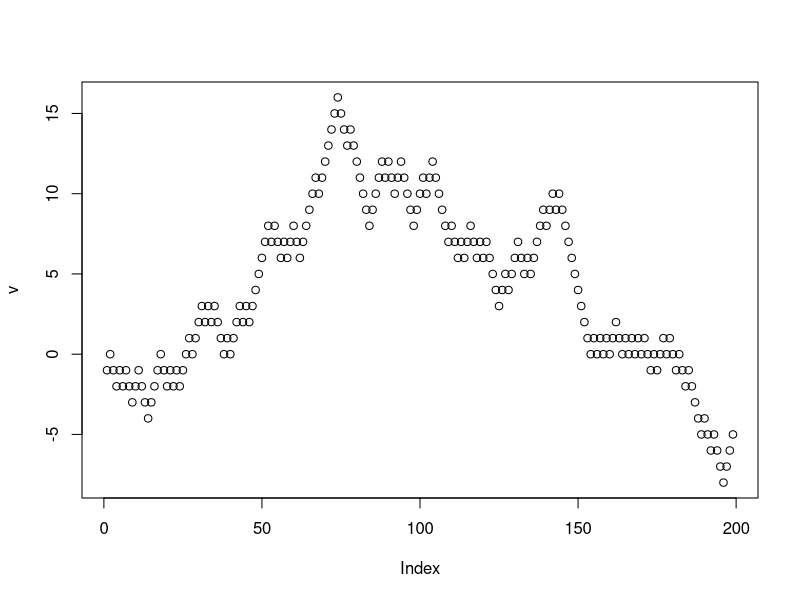
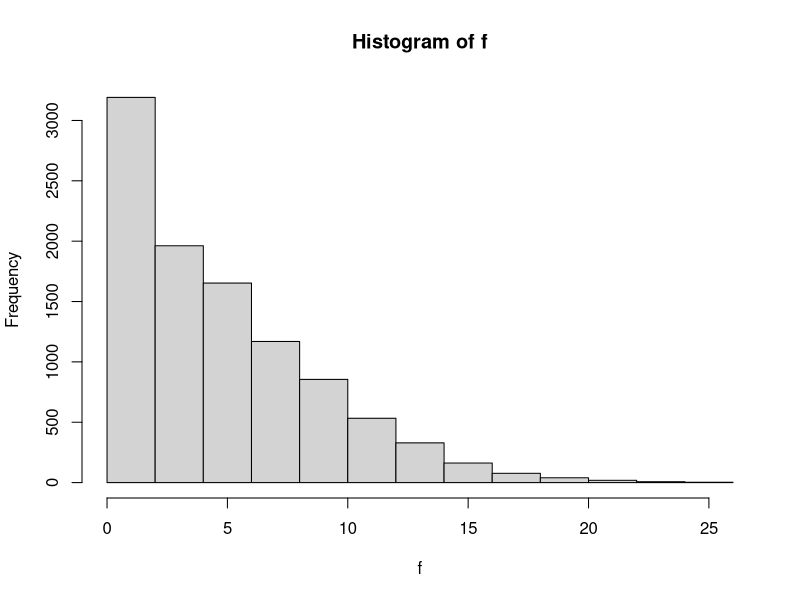

Reproduce these figures in R, in order. (Note: this script raises an error after producing the figures.)

# Q1 - a probabilidade de haver r mudanças de sinal em 2n+1 unidades de tempo;
q1 = function(n,r){
     resp = choose(2*n+1 , n+r+1)/(2^(2*n))
     # sendo choose uma funcao matematica relaconada
     # as funcoes beta e gamma; 
     cat(resp)
}
q1(1,1)

# Q2 - prob do ponto máx de um PA de tamanho n ser r
q2 = function(n,r){
     if(n < r){stop("n deve ser maior ou igual a r")}
     if((n+r)%%2 == 0){
     resp = choose(n, (n+r)/2)/(2^n)
     }else{
     resp = choose(n, (n+r+1)/2)/(2^n)
     }
     cat(resp)
}
q2(2,0)

# Q3 - 10000 replicacoes de um PA de 199 passos;
#      guardar: A) n de troca de sinais
#               B) o max atingido por cada passeio
#               C) n de lados acima do eixo

q3 = function(n,r){
     f  = c(NULL)
     c  = c(NULL)
     b  = c(NULL)
     for(i in 1:r){     
     # rodando os 1000 passeios
         a  = 0         
         # zerando para a contagem do proximo Passeio
         d  = 0         
         # zerando para a contagem do proximo Passeio
         v  = c(NULL)
         Sn = 0 
     for(j in 1:n){    
     # rodando Passeio de 199 passos
         m = runif(1)          
         # criando o passeio
         if(m < 0.5){Sn = Sn + 1}else{Sn = Sn - 1}
            v[j] = Sn
         if(j > 2){                                                           
         # um Passeio so pode mudar de sinal depois do 2 momento;
            if(v[j - 2] > 0 & v[j] < 0 || v[j - 2] < 0 & v[j] > 0){a = a + 1} 
            # contando o numero de troca de sinal de cada passeio;  
         }
         if(Sn > 0){d = d + 1}     
         # contando o numero de lados acima do eixo x de cada passeio
     }                                
       f[i] = a                 
       # armazenando o numero de troca de sinal de cada passeio         
       b[i] = max(v)            
       # armazenando o maior valor de cada passeio 
       c[i] = d                 
       # armazenando o numero de lados acima do eixo x   
     }
     cat("\nNumero de troca de sinais de cada Passeio:",f)
     cat("\n")
     cat("\nO maior valor de cada Passeio:",b)
     cat("\n")
     cat("\nO numero de lados de acima do eixo x de cada passeio:",c)
     plot(v)
}

q3(199,3)

# A
q3a = function(n,r){
  f  = c(NULL)
  c  = c(NULL)
  b  = c(NULL)
  for(i in 1:r){    
    # rodando os 1000 passeios
    a = 0           
    # zerando para a contagem do proximo Passeio
    d = 0           
    # zerando para a contagem do proximo Passeio
    v = c(NULL)     
    # limpando o vetor v para armazenar o proximo Passeio
    Sn = 0          
    # zerando para a contagem do Sn do proximo Passeio
    for(j in 1:n){          
    # rodando Passeio de 199 passos
      m = runif(1)          
      # criando o passeio
      if(m < 0.5){Sn = Sn + 1}else{Sn = Sn - 1}
      v[j] = Sn
      if(j > 2){                                                           
      # um Passeio so pode mudar de sinal depois do 2 momento;
        if(v[j - 2] > 0 & v[j] < 0 || v[j - 2] < 0 & v[j] > 0){a = a + 1}  
        # contando o numero de troca de sinal de cada passeio;  
      }
      if(Sn > 0){d = d + 1}     
      # contando o numero de lados acima do eixo x de cada passeio
    }                                
    f[i] = a                    
    # armazenando o numero de troca de sinal de cada passeio         
    b[i] = max(v)               
    # armazenando o maior valor de cada passeio 
    c[i] = d                    
    # armazenando o n?mero de lados acima do eixo x   
  }
  cat("\nNumero de troca de sinais de cada Passeio:",f)
  cat("\n")
  cat("\nO maior valor de cada Passeio:",b)
  cat("\n")
  cat("\nO numero de lados de acima do eixo x de cada passeio:",c)
  hist(f)
}

q3a(199,10000)

# B

v1 = c(q1(199,1),q1(199,2),q1(199,3),q1(199,4),q1(199,5),
      q1(199,10),q1(199,20),q1(199,30),q1(199,40))
v2 = 
  
table(v1,v2)  
  
# C
q3c = function(n,r){
  f  = c(NULL)
  c  = c(NULL)
  b  = c(NULL)
  for(i in 1:r){    
  # rodando os 1000 passeios
    a = 0           
    # zerando para a contagem do proximo Passeio
    d = 0           
    # zerando para a contagem do proximo Passeio
    v = c(NULL)     
    # limpando o vetor v para armazenar o proximo Passeio
    Sn = 0          
    # zerando para a contagem do Sn do proximo Passeio
    for(j in 1:n){          
    # rodando Passeio de 199 passos
      m = runif(1)          
      # criando o passeio
      if(m < 0.5){Sn = Sn + 1}else{Sn = Sn - 1}
      v[j] = Sn
      if(j > 2){                                                           
      # um Passeio so pode mudar de sinal depois do 2 momento;
        if(v[j - 2] > 0 & v[j] < 0 || v[j - 2] < 0 & v[j] > 0){a = a + 1}  
        # contando o numero de troca de sinal de cada passeio;  
      }
      if(Sn > 0){d = d + 1}     
      # contando o numero de lados acima do eixo x de cada passeio
    }                                
    f[i] = a                    
    # armazenando o numero de troca de sinal de cada passeio         
    b[i] = max(v)               
    # armazenando o maior valor de cada passeio 
    c[i] = d                    
    # armazenando o n?mero de lados acima do eixo x   
  }
  cat("\nNumero de troca de sinais de cada Passeio:",f)
  cat("\n")
  cat("\nO maior valor de cada Passeio:",b)
  cat("\n")
  cat("\nO numero de lados de acima do eixo x de cada passeio:",c)
  hist(b)
}
q3c(199,1000)
  
# D 
w1 = c(q2(199,1),q2(199,2),q2(199,3),q2(199,4),q2(199,5),
       q2(199,10),q2(199,15),q2(199,20),q2(199,50),q2(199,100))

w2 = c()

# E 
q3e = function(n,r){
  f  = c(NULL)
  c  = c(NULL)
  b  = c(NULL)
  for(i in 1:r){    
  # rodando os 1000 passeios
    a = 0           
    # zerando para a contagem do proximo Passeio
    d = 0           
    # zerando para a contagem do proximo Passeio
    v = c(NULL)     
    # limpando o vetor v para armazenar o proximo Passeio
    Sn = 0          
    # zerando para a contagem do Sn do proximo Passeio
    for(j in 1:n){          
    # rodando Passeio de 199 passos
      m = runif(1)          
      # criando o passeio
      if(m < 0.5){Sn = Sn + 1}else{Sn = Sn - 1}
      v[j] = Sn
      if(j > 2){                                                           
      # um Passeio so pode mudar de sinal depois do 2 momento;
        if(v[j - 2] > 0 & v[j] < 0 || v[j - 2] < 0 & v[j] > 0){a = a + 1}  
        # contando o numero de troca de sinal de cada passeio;  
      }
      if(Sn > 0){d = d + 1}     
      # contando o numero de lados acima do eixo x de cada passeio
    }                                
    f[i] = a                    
    # armazenando o numero de troca de sinal de cada passeio         
    b[i] = max(v)               
    # armazenando o maior valor de cada passeio 
    c[i] = d                    
    # armazenando o numero de lados acima do eixo x   
  }
  cat("\nNumero de troca de sinais de cada Passeio:",f)
  cat("\n")
  cat("\nO maior valor de cada Passeio:",b)
  cat("\n")
  cat("\nO numero de lados de acima do eixo x de cada passeio:",c)
  hist(c)
}
q3e(199,1000)

# 4 - funcao  q constroi um P.A. em Z2, com n passos.
#     A fucao de ve retornar um grafico e o estado final; 

Q4 = function(n){
     x = 0
     y = 0
     v = c(NULL)
     z = c(NULL)
     v[1] = 0
     z[1] = 0
     for(i in 2:n){                       
     # começa com 2. pois o primeiro momento já esta em (0,0)
         m = runif(1)
         if(m<0.5){                       
         # se m < 0.5, se move na horizontal
            m=runif(1)                     
            if(m<0.5){x=x+1}else{x=x-1}   
            # se m < 0.5, se move para direita, senão, para a esquerda 
            v[i] = x
            if(i == 1){z[i] = 0}else      
            # a coordenada vertical se mantém
                      {z[i] = z[i-1]}
            }else{                        
            # se m > 0.5, se move na vertical 
            m=runif(1)  
            if(m<0.5){y=y+1}else{y=y-1}   
            # se m < 0.5, se move para cima, senão, para baixo
            z[i] = y
            if(i == 1){v[i] = 0}else      
            # a coordenada horizontal se mantém
                      {v[i] = v[i-1]}
     }}
     plot(v,z, type = "l")                
     # plotando o gráfico em linhas
}

Q4(1000)

# 5 - funcao que controi n replicacoes de um P.A. de n passos em Z2;
#     retorna um hisograma com a distancia de Sn a origem

Q5 = function(n,r){
     x  = 0
     y  = 0
     v  = c(NULL)
     z  = c(NULL)
     Sn = c(NULL)
     v[1]  = 0                      
     # similar ao passeio anterior
     z[1]  = 0
     for(j in 1:r){
     for(i in 2:n){
         m = runif(1)
         if(m<0.5){
         m=runif(1)
         if(m<0.5){x=x+1}else{x=x-1}
         v[i] = x
         if(i == 1){z[i] = 0}else
                   {z[i] = z[i-1]}
         }else{
         m=runif(1)  
         if(m<0.5){y=y+1}else{y=y-1} 
         z[i] = y
         if(i == 1){v[i] = 0}else
                   {v[i] = v[i-1]}
      }}
     Sn[j] = sqrt((v[n])^2) + sqrt((z[n])^2)   
     }
     hist(Sn)
}
Q5(1000,100)

# 6 - graf. estrela ate repetir um viz

q6 = function(r,n){
     m = c(NULL)     
     # vetor que contera os valores de runif;
     s = c(NULL)     
     # vetor que contera o maior valor de cada instervalo;
     c = c(NULL)
     for (i in 1:r){s[i] = i/r}
     for(j in 1:n){
     f = rep(0,r)     
     # vetor que contera os intervalos ao qual cada runif pertence;    
     for(i in 1:r){
         m[i] = runif(1)
         if(m[i]<0.5){f[i] = f[i] + 1}
         if(f[i] == 2)break}
     c[j] = sum(f)
     }                      
     # obs: os intervalos sao como os amigos e runif sao como as visitas;
      hist(c)
      cat("\nVetor com o maior valor de cada intervalo:",s)
      cat("\nVetor com os vizinhos que foram visitados:",f)
}

q6(3,1000)
q6(5,1000)
q6(10,1000)
q6(20,1000)
q6(100,1000)


# 7 - graf. estrela ata atingir tds os viz:

q7 = function(r,n){
     m = c(NULL)     
     # vetor que contera os valores de runif;
     s = c(NULL)     
     # vetor que contera o maior valor de cada instervalo;
     c = c(NULL)
     for (i in 1:r){
          s[i] = i/r
     }
     for(j in 1:n){
     f = rep(0,r)     
     # vetor que contera os intervalos ao qual cada runif pertence;    
     d = 1
     repeat{
         m[d] = runif(1)
         if(m[d] < .5){f[d] = f[d] + 1}
         if(f[d] == 2){f[d] = 1}
         d = d + 1
         if(sum(f) == r){break}}
     c[j] = sum(f)
     }                      
     # obs: os intervalos sao como os amigos e runif sao como as visitas;
      hist(c)
      cat("\nVetor com o maior valor de cada intervalo:",s)
#     cat("\nVetor com os vizinhos que foram visitados:",f)
}
q7(3,1000)
q7(5,1000)
q7(10,1000)
q7(20,1000)
q7(100,1000)

# 8 - P.A. circular:
q8 = function(r,n,p){
     c = 1                               
     # começando no primeiro vizinho (vizinho 1)
     f = rep(0,r)                        
     # vetor para guardar os vizinhos visitados
     for(i in 1:n){
         m = runif(1)
         if(m<p){c = c + 1}else{c = c - 1}    
         # pulando de vizinho em vizinho
         if(c > r){c = 1}                     
         # se maior que r, volta pro primeiro vizinho
         if(c == 0){c = r}                    
         # se menor que 1, vai para o último vizinho
         f[c] = f[c] + 1                      
         # avisando que tal vizinho foi vizitado
         if(f[c] == 2){f[c] = 1}              
         # anulando as segundas visitas
     }
     cat(sum(f))    
     # retornando o número de vizinhos visitados; (onde f[i] = 1)
}

q8(10,10,0.5)

# 9 - P.A. Ruína do Jogador
q9 = function(i,r,p){
     v = c(NULL)
     j = 1
     repeat{
           m = runif(1)
           if(m<p){i = i +1}else{i = i -1}   
           # se o jogador ganha ou perde
           v[j] = i                          
           # armazenando a informação
           j = j + 1                         
           # proseguindo com o passeio
           if(i == 0 || i == r)break         
           # se atingir 0 ou r, o jogador para;
           }
     cat("Sn:",i)
     plot(v)
}
q9(5,10,0.5)

# 10 - 1000 replicações da Ruína do Jogador

q10 = function(i,r,p,n){
     v = c(NULL)
     w = c(NULL)            
     j = 1
     q = 1
     for(g in 1:n){                  
     # similar ao código anterior, porém com n passeios aleatórios
     t = 0   
     repeat{                                  
           m = runif(1)
           if(m<p){i = i +1}else{i = i -1}
           v[j] = i
           j = j + 1
           if(i == 0){t = t + 1}
           if(i == 0 || i == r)break} 
     w[g] = t
     }
     resp1 = t/(j-1)
     resp2 = (j-1-t)/(j-1)
     table(resp1,resp2)
#    cat("Sn:",i)
#    plot(v)
}

q10(3,6,0.3,2)
q10(3,6,0.5,1000)
q10(3,6,0.7,1000)
